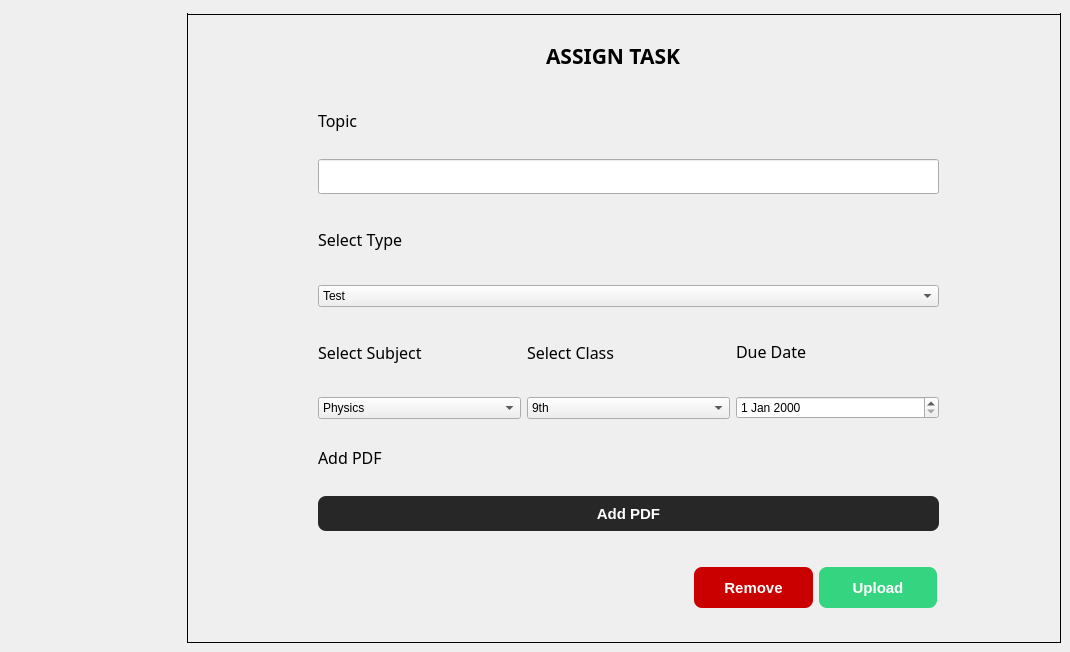
          <widget class="QWidget" name="page_7">
           <widget class="QLabel" name="label_5">
            <property name="geometry">
             <rect>
              <x>546</x>
              <y>36</y>
              <width>189</width>
              <height>39</height>
             </rect>
            </property>
            <property name="font">
             <font>
              <family>Poppins</family>
              <pointsize>16</pointsize>
              <bold>true</bold>
             </font>
            </property>
            <property name="text">
             <string>ASSIGN TASK</string>
            </property>
           </widget>
           <widget class="Line" name="line">
            <property name="geometry">
             <rect>
              <x>187</x>
              <y>13</y>
              <width>1</width>
              <height>630</height>
             </rect>
            </property>
            <property name="styleSheet">
             <string notr="true">background-color: rgb(0, 0, 0);</string>
            </property>
            <property name="orientation">
             <enum>Qt::Orientation::Vertical</enum>
            </property>
           </widget>
           <widget class="Line" name="line_2">
            <property name="geometry">
             <rect>
              <x>1060</x>
              <y>13</y>
              <width>1</width>
              <height>630</height>
             </rect>
            </property>
            <property name="styleSheet">
             <string notr="true">background-color: rgb(0, 0, 0);</string>
            </property>
            <property name="orientation">
             <enum>Qt::Orientation::Vertical</enum>
            </property>
           </widget>
           <widget class="Line" name="line_3">
            <property name="geometry">
             <rect>
              <x>187</x>
              <y>14</y>
              <width>873</width>
              <height>1</height>
             </rect>
            </property>
            <property name="styleSheet">
             <string notr="true">background-color: rgb(0, 0, 0);</string>
            </property>
            <property name="orientation">
             <enum>Qt::Orientation::Horizontal</enum>
            </property>
           </widget>
           <widget class="Line" name="line_4">
            <property name="geometry">
             <rect>
              <x>187</x>
              <y>642</y>
              <width>873</width>
              <height>1</height>
             </rect>
            </property>
            <property name="styleSheet">
             <string notr="true">background-color: rgb(0, 0, 0);</string>
            </property>
            <property name="orientation">
             <enum>Qt::Orientation::Horizontal</enum>
            </property>
           </widget>
           <widget class="QWidget" name="layoutWidget">
            <property name="geometry">
             <rect>
              <x>694</x>
              <y>566</y>
              <width>243</width>
              <height>43</height>
             </rect>
            </property>
            <layout class="QHBoxLayout" name="horizontalLayout_7">
             <item>
              <widget class="QPushButton" name="saveButton_2">
               <property name="minimumSize">
                <size>
                 <width>0</width>
                 <height>41</height>
                </size>
               </property>
               <property name="styleSheet">
                <string notr="true">QPushButton{
	background-color: rgb(202, 0, 0);
	color : white;
	border : none;
	border-radius : 8px;
	font-weight : bold;
	font-size : 15px;
}</string>
               </property>
               <property name="text">
                <string>Remove</string>
               </property>
              </widget>
             </item>
             <item>
              <widget class="QPushButton" name="saveButton">
               <property name="minimumSize">
                <size>
                 <width>0</width>
                 <height>41</height>
                </size>
               </property>
               <property name="styleSheet">
                <string notr="true">QPushButton{
	background-color : #34D481;
	color : white;
	border : none;
	border-radius : 8px;
	font-weight : bold;
	font-size : 15px;
}</string>
               </property>
               <property name="text">
                <string>Upload</string>
               </property>
              </widget>
             </item>
            </layout>
           </widget>
           <widget class="QWidget" name="layoutWidget">
            <property name="geometry">
             <rect>
              <x>318</x>
              <y>88</y>
              <width>621</width>
              <height>443</height>
             </rect>
            </property>
            <layout class="QVBoxLayout" name="verticalLayout_25">
             <item>
              <layout class="QVBoxLayout" name="verticalLayout_22">
               <item>
                <widget class="QLabel" name="label_18">
                 <property name="font">
                  <font>
                   <family>Poppins</family>
                   <pointsize>12</pointsize>
                  </font>
                 </property>
                 <property name="styleSheet">
                  <string notr="true"/>
                 </property>
                 <property name="text">
                  <string>Topic</string>
                 </property>
                </widget>
               </item>
               <item>
                <widget class="QLineEdit" name="nameLineEdit_2">
                 <property name="minimumSize">
                  <size>
                   <width>0</width>
                   <height>35</height>
                  </size>
                 </property>
                 <property name="maximumSize">
                  <size>
                   <width>16777215</width>
                   <height>35</height>
                  </size>
                 </property>
                </widget>
               </item>
              </layout>
             </item>
             <item>
              <layout class="QVBoxLayout" name="verticalLayout_23">
               <item>
                <widget class="QLabel" name="label_23">
                 <property name="font">
                  <font>
                   <family>Poppins</family>
                   <pointsize>12</pointsize>
                  </font>
                 </property>
                 <property name="styleSheet">
                  <string notr="true"/>
                 </property>
                 <property name="text">
                  <string>Select Type</string>
                 </property>
                </widget>
               </item>
               <item>
                <widget class="QComboBox" name="genderComboBox_2">
                 <item>
                  <property name="text">
                   <string>Test</string>
                  </property>
                 </item>
                 <item>
                  <property name="text">
                   <string>Assignment</string>
                  </property>
                 </item>
                </widget>
               </item>
              </layout>
             </item>
             <item>
              <layout class="QHBoxLayout" name="horizontalLayout_4">
               <item>
                <layout class="QVBoxLayout" name="verticalLayout_17">
                 <item>
                  <widget class="QLabel" name="label_7">
                   <property name="font">
                    <font>
                     <family>Poppins</family>
                     <pointsize>12</pointsize>
                    </font>
                   </property>
                   <property name="text">
                    <string>Select Subject</string>
                   </property>
                  </widget>
                 </item>
                 <item>
                  <widget class="QComboBox" name="genderComboBox">
                   <item>
                    <property name="text">
                     <string>Physics</string>
                    </property>
                   </item>
                   <item>
                    <property name="text">
                     <string>Chemistry</string>
                    </property>
                   </item>
                   <item>
                    <property name="text">
                     <string>Math</string>
                    </property>
                   </item>
                   <item>
                    <property name="text">
                     <string>English</string>
                    </property>
                   </item>
                   <item>
                    <property name="text">
                     <string>Urdu</string>
                    </property>
                   </item>
                   <item>
                    <property name="text">
                     <string>Biology</string>
                    </property>
                   </item>
                   <item>
                    <property name="text">
                     <string>Computer</string>
                    </property>
                   </item>
                  </widget>
                 </item>
                </layout>
               </item>
               <item>
                <layout class="QVBoxLayout" name="verticalLayout_19">
                 <item>
                  <widget class="QLabel" name="label_10">
                   <property name="font">
                    <font>
                     <family>Poppins</family>
                     <pointsize>12</pointsize>
                    </font>
                   </property>
                   <property name="text">
                    <string>Select Class</string>
                   </property>
                  </widget>
                 </item>
                 <item>
                  <widget class="QComboBox" name="classComboBox">
                   <item>
                    <property name="text">
                     <string>9th</string>
                    </property>
                   </item>
                   <item>
                    <property name="text">
                     <string>10th</string>
                    </property>
                   </item>
                   <item>
                    <property name="text">
                     <string>1st Year</string>
                    </property>
                   </item>
                   <item>
                    <property name="text">
                     <string>2nd Year</string>
                    </property>
                   </item>
                  </widget>
                 </item>
                </layout>
               </item>
               <item>
                <layout class="QVBoxLayout" name="verticalLayout_20">
                 <item>
                  <widget class="QLabel" name="label_15">
                   <property name="font">
                    <font>
                     <family>Poppins</family>
                     <pointsize>12</pointsize>
                    </font>
                   </property>
                   <property name="text">
                    <string>Due Date</string>
                   </property>
                  </widget>
                 </item>
                 <item>
                  <widget class="QDateEdit" name="dobDateEdit"/>
                 </item>
                </layout>
               </item>
              </layout>
             </item>
             <item>
              <layout class="QVBoxLayout" name="verticalLayout_24">
               <item>
                <widget class="QLabel" name="label_24">
                 <property name="font">
                  <font>
                   <family>Poppins</family>
                   <pointsize>12</pointsize>
                  </font>
                 </property>
                 <property name="text">
                  <string>Add PDF</string>
                 </property>
                </widget>
               </item>
               <item>
                <widget class="QPushButton" name="selectPhotoButton">
                 <property name="minimumSize">
                  <size>
                   <width>0</width>
                   <height>35</height>
                  </size>
                 </property>
                 <property name="maximumSize">
                  <size>
                   <width>16777215</width>
                   <height>35</height>
                  </size>
                 </property>
                 <property name="styleSheet">
                  <string notr="true">QPushButton{
	background-color: rgb(39, 39, 39);
	color : white;
	border : none;
	border-radius : 8px;
	font-weight : bold;
	font-size : 15px;
}</string>
                 </property>
                 <property name="text">
                  <string>Add PDF</string>
                 </property>
                </widget>
               </item>
              </layout>
             </item>
            </layout>
           </widget>
          </widget>
